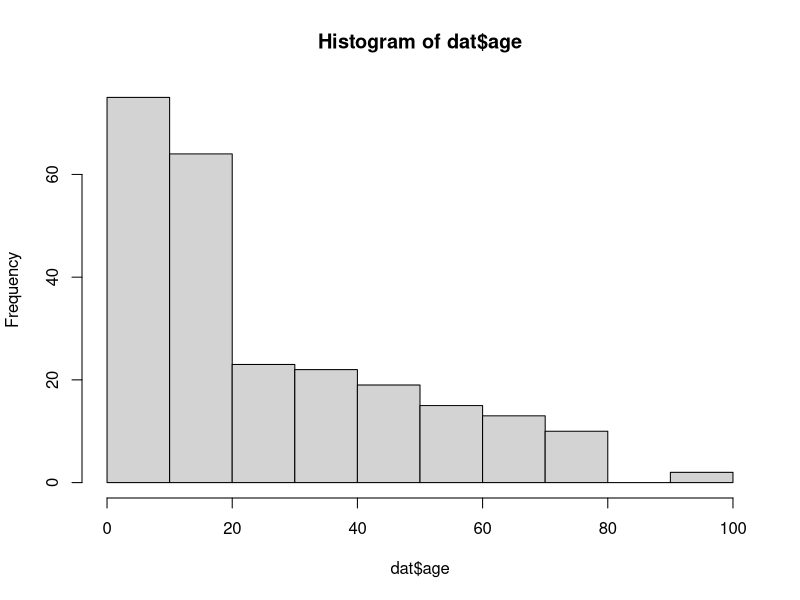
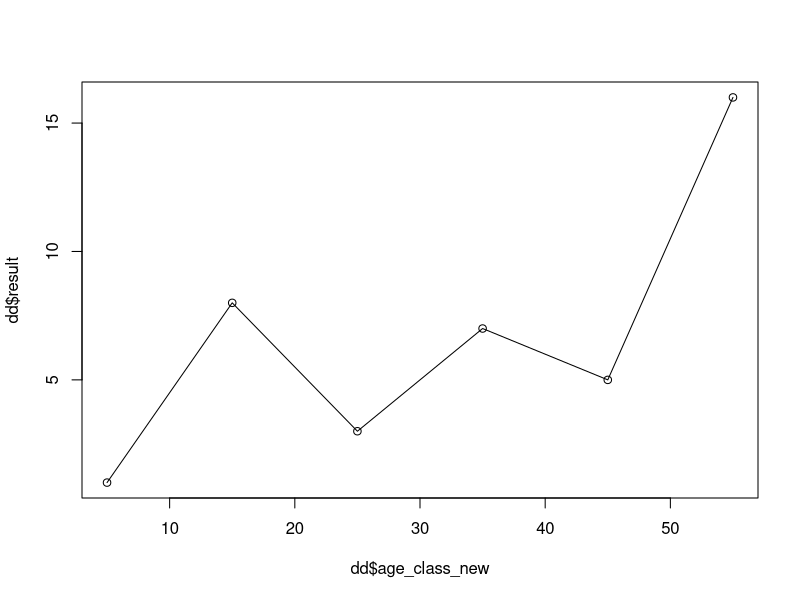

These charts were generated, in order, by the following R code:

# Variabkles

library(haven)
library(dplyr)
library(reshape2)

rm(list= ls())

dat <- read_dta("data/Mogue_2017_vf_243n_copia.dta")

dat$edad

dat$age <- as.numeric(dat$edad)
dat$result <- dat$una
dat$age_class <- dat$edadcat
dat$sample <- 1
hist(dat$age)

dat$age_class_new <- NA
dat$age_class_new[dat$age  < 10] <- 10/2
dat$age_class_new[dat$age >= 10 & dat$age < 20] <- 15
dat$age_class_new[dat$age >= 20 & dat$age < 30] <- 25
dat$age_class_new[dat$age >= 30 & dat$age < 40] <- 35
dat$age_class_new[dat$age >= 40 & dat$age < 50] <- 45
dat$age_class_new[dat$age >= 50] <- 55


dd1 <- aggregate(result ~ age_class_new, data = dat, FUN = sum)
dd2 <- aggregate(sample ~ age_class_new, data = dat, FUN = sum)
dd <- merge(dd1, dd2, by ='age_class_new')

plot(dd$age_class_new, dd$result, type = 'o')

dd$age_min <- NA
dd$age_min[dd$age_class_new == 5] <- 1
dd$age_min[dd$age_class_new == 15] <- 10
dd$age_min[dd$age_class_new == 25] <- 20
dd$age_min[dd$age_class_new == 35] <- 30
dd$age_min[dd$age_class_new == 45] <- 40
dd$age_min[dd$age_class_new == 55] <- 50



dd$age_max <- NA
dd$age_max[dd$age_class_new == 5] <- 10
dd$age_max[dd$age_class_new == 15] <- 20
dd$age_max[dd$age_class_new == 25] <- 30
dd$age_max[dd$age_class_new == 35] <- 40
dd$age_max[dd$age_class_new == 45] <- 50
dd$age_max[dd$age_class_new == 55] <- 60 # BE aware this is NOT the max age!!


dd$survey    <- 'XX1'
dd$country   <- 'Panama'
dd$Code      <- '001'
dd$Ref       <- 'Carrasco et al. 2018'
dd$Admin0    <- 'PAN'
dd$PlaceName <- 'XXX'
dd$zone      <- 'rural'
dd$Total     <- dd$sample
dd$total     <- dd$sample
dd$n_pos     <- dd$result
dd$Neg       <- dd$total - dd$n_pos
dd$neg       <- dd$total - dd$n_pos
dd$dataset_id<- '0011'
dd$age_mean  <- dd$age_class_new
dd$netspec   <- 1
dd$netspec   <- 1 
dd$age_mean_f <-  dd$age_mean
dd$tSur   <- 2017



saveRDS(dd, 'data/Panama.RDS')
